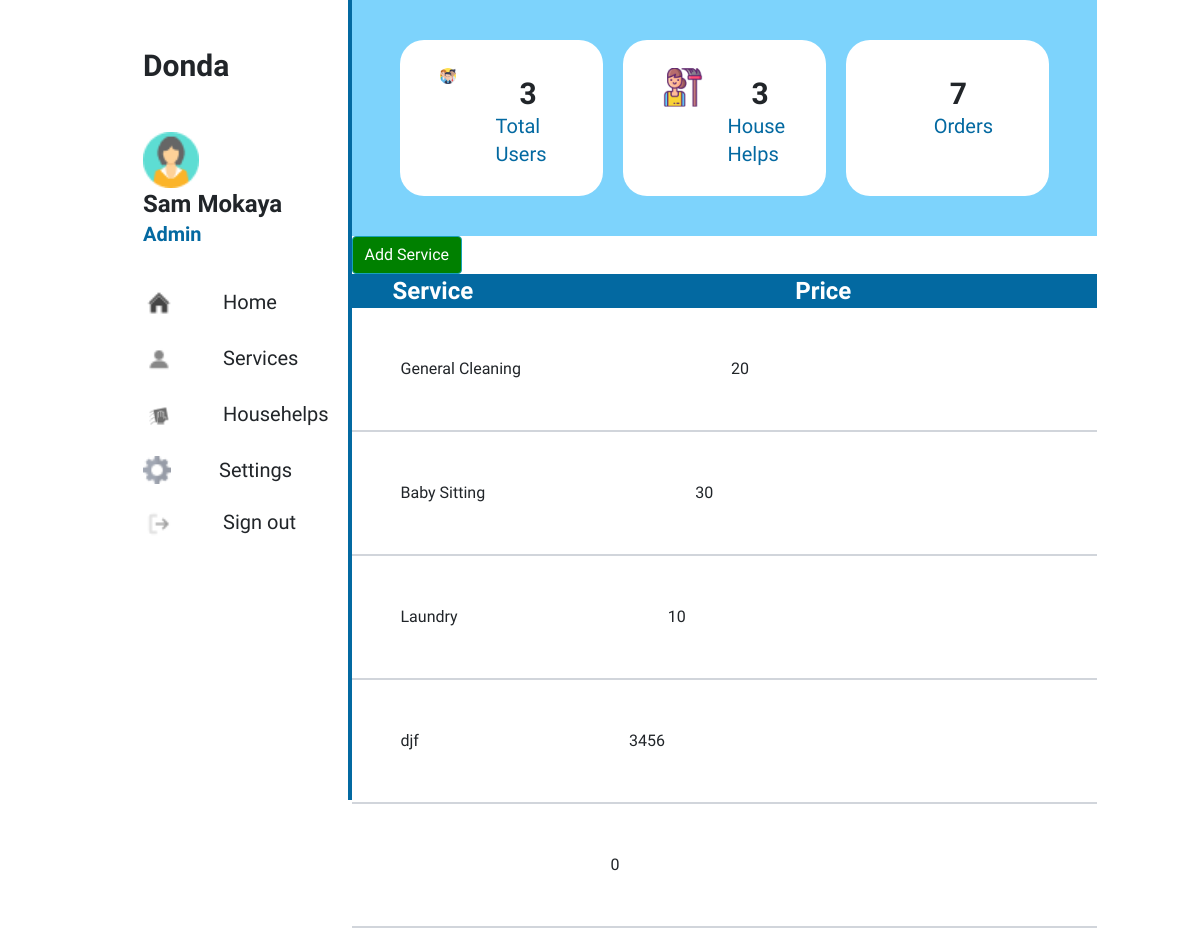
/admin/admin_services.php (signed in), run on the app's committed database.
### tables this page shows
CREATE TABLE `users` (
  `ID` int(11) NOT NULL,
  `username` varchar(100) NOT NULL,
  `email` varchar(100) NOT NULL,
  `password` varchar(100) NOT NULL,
  `role` int(11) NOT NULL DEFAULT 2
);

CREATE TABLE `services` (
  `ID` int(100) NOT NULL,
  `service` varchar(100) NOT NULL,
  `description` varchar(100) NOT NULL,
  `img_icon` longblob NOT NULL,
  `price` int(11) NOT NULL
);

### admin/admin_services.php (the view, shortened to what this page needs)
<?php
require 'config.php';
if(!empty($_SESSION["ID"]) && $_SESSION["role"] == 1){
    $ID = $_SESSION["ID"];
    $result= mysqli_query($conn, "SELECT * FROM users WHERE ID = $ID");
    $user =mysqli_fetch_assoc($result);
    $result= mysqli_query($conn, "SELECT * FROM users WHERE role = 2");
    $total_users=mysqli_num_rows($result);
    $result= mysqli_query($conn, "SELECT * FROM house_helps");
    $house_helps=mysqli_num_rows($result);
     $result= mysqli_query($conn, "SELECT * FROM orders");
     $orders=mysqli_num_rows($result);
}else{
    header("Location: http://localhost/HouseHelpApp/signin.php");
}
?>
<!DOCTYPE html>
<html lang="en">
<head>
    <script src="https://cdn.tailwindcss.com"></script>
<link rel="stylesheet" href="https://maxcdn.bootstrapcdn.com/bootstrap/4.0.0/css/bootstrap.min.css">
    <link rel="stylesheet" href="../css/style.css">
</head>
<body>
    <div class="container flex flex-row">
        <section class="w-1/4 border-solid border-r-4 border-sky-700" style="height: 100vh;">
            <div id="left-panel" class="pl-10 py-5">
                <p class="font-bold text-3xl"><a href="#">Donda</a></p>
                <div class="mt-5 w-auto">
                    <img class="w-14" src="../images/girl2.png" alt="">
                    <p class="text-2xl"><b><?php echo $user["username"] ?></b></p>
                    <p class="text-sky-700 text-xl"><b>Admin</b></p>
                </div>
                <ul class="mt-10">
                    <div class="flex flex-row mt-6">
                        <img class="w-8" src="../images/home.png" alt="home">
                        <li class="text-xl ml-5"><a href="http://localhost/HouseHelpApp/admin/admin.php">Home</a></li>
                    </div>
                    <div class="flex flex-row mt-6">
                        <img class="w-8" src="../images/profile2.png" alt="profile">
                        <li class="text-xl ml-5"><a href="">Services</a></li>
                    </div>
                    <div class="flex flex-row mt-6">
                        <img class="w-8" src="../images/house-help.png" alt="househelps">
                        <li class="text-xl ml-5"><a href="http://localhost/HouseHelpApp/admin/admin_househelps.php">Househelps</a></li>
                    </div>
                    <div class="flex flex-row mt-6">
                        <img class="w-7" src="../images/gear.png" alt="settings">
                        <li class="text-xl ml-5"><a href="#">Settings</a></li>
                    </div>
                    <div class="flex flex-row mt-6">
                        <img class="w-8" src="../images/logout.png" alt="logout">
                        <li class="text-xl ml-5"><a href="">Sign out</a></li>
                    </div>
                </ul>
            </div>
        </section>
        <section class="w-3/4 h-1/3">
            <div id="counter" class="px-5 py-10  flex flex-row space-x-5 bg-sky-300">
                <div class=" w-72 flex flex-row bg-white px-10 py-7 rounded-3xl">
                    <div>
                        <img class="w-20" src="../images/users.png" alt="">
                    </div>
                    <div class="px-3 ml-4 mt-2">
                        <p class="text-3xl ml-4"><b><?php echo $total_users ?></b></p>
                        <p class="text-xl text-sky-700">Total Users</p>
                    </div>
                </div>
                <div class=" w-72 flex flex-row bg-white px-10 py-7 rounded-3xl">
                    <div>
                        <img class="w-20" src="../images/househelp.png" alt="">
                    </div>
                    <div class=" ml-4 mt-2">
                        <p class="text-3xl ml-4"><b><?php echo $house_helps ?></b></p>
                        <p class="text-xl text-sky-700">House Helps</p>
                    </div>
                </div>
                <div class=" w-72 flex flex-row bg-white px-10 py-7 rounded-3xl">
                    <div class="px-3 ml-4 mt-2">
                        <p class="text-3xl ml-4"><b><?php echo $orders ?></b></p>
                        <p class="text-xl text-sky-700 ml-2">Orders</p>
                    </div>
                </div>
            </div>
                <button type="button" style="background-color:Green;" class="btn btn-info" data-toggle="modal" data-target="#myModal">
                Add Service
                </button>
            <table width="100%">
                <tr class="flex flex-row space-x-80 px-10 bg-sky-700" width="100%">
                    <th class="text-2xl text-white">Service</th>
                    <th class="text-2xl text-white">Price</th>
                </tr>
                <?php
                $query = "SELECT * FROM services";
                $result= mysqli_query($conn, $query);
                while ($row = mysqli_fetch_array($result)){
                    ?>
                <tr class="flex flex-row space-x-52  px-5 py-5 border-solid border-b-2 border-gray-300" width="100%">
                    <td>
                       <p><?php echo $row["service"] ?></p>
                    </td>
                    <td>
                       <p><?php echo $row["price"] ?></p>
                    </td>
                </tr>
                <?php
                 }
                ?>
            </table>
        </section>
    </div>
</body>
</html>

### css/style.css (style rules this page uses)
* { font-family: 'Jaldi', sans-serif; }

### data on the page
users: username "Sam Mokaya"
services: service "General Cleaning", price "20"
services: service "Baby Sitting", price "30"
services: service "Laundry", price "10"
services: service "djf", price "3456"
services: price "0"

### other printed values
$total_users "3"
$house_helps "3"
$orders "7"
